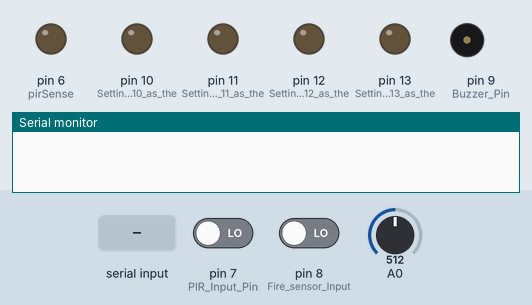
The sketch below on a simulated Arduino Leonardo, built with avr-gcc and run on an emulated ATmega32U4. Shown: output pins drawn as LEDs (lit = HIGH), buzzer (waves = sounding, pin HIGH), the last lines printed to the serial monitor. The inputs (shaded band) are chosen by the test bench; at power-on: pin 7 (PIR_Input_Pin) LOW, pin 8 (Fire_sensor_Input) LOW, A0 = 512. The modem accepts every AT command (registered, SIM ready, sends succeed) and sends nothing else.

Above: at 0.8 s.
0.9 s: "90,45\n" received over the second serial link
3.5 s: "1\n" received over the second serial link
At 28.5 s:
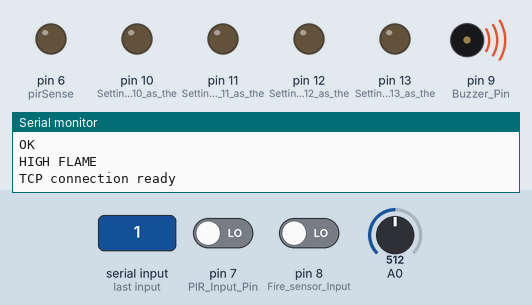
Timing chart, 0 to 29.5 s (numbered marks = the images above; inputs shaded):
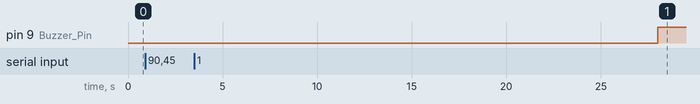

The sketch:

esp8266-home-automation.ino
```cpp
/*
============================================================================
Created by Aditya Patel
Email: me@pateladitya.com
================================================================================
*/
#include <Metro.h>

#define DEBUG true
int Flame = HIGH;
int signal = LOW;
int pirState = LOW;
String pir = "No";
float current=0;
const unsigned long sampleTime = 10000UL;
const unsigned long numSamples = 250UL;
const unsigned long sampleInterval = sampleTime/numSamples;
const int adc_zero = 516;

String server = "your server url"; // www.example.com, this location should contain the esp.php file
String uri = "/esp.php"; //if your server url does not contain esp.php file, edit the path accordingly
String data;


Metro metro0 = Metro(250);
Metro metro1 = Metro(10000);
Metro metro2 = Metro(5000);
Metro metro3 = Metro(10000);
Metro metro4 = Metro(15000);


void setup()
{
  Serial.begin(9600);   // Setting the baudrate to 9600
  Serial1.begin(9600);  // Set it according to your esp’s baudrate. Different esp’s have different baud rates.
  pinMode(10,OUTPUT);   // Setting the pin 10 as the output pin.
  digitalWrite(10,LOW); // Making it low.
  pinMode(11,OUTPUT);   // Setting the pin 11 as the output pin.
  digitalWrite(11,LOW); // Making it low.
  pinMode(12,OUTPUT);   // Setting the pin 12 as the output pin..
  digitalWrite(12,LOW); // Making pin 12 low.
  pinMode(13,OUTPUT);   // Setting the pin 13 as the output pin.
  digitalWrite(13,LOW); // Making pin 13 low.
  pinMode(8,INPUT); //Fire sensor Input
  pinMode(9,OUTPUT); //Buzzer Pin
  pinMode(7,INPUT); //PIR Input Pin
  pinMode(6,OUTPUT);
  sendData("AT\r\n",2000,DEBUG);
  sendData("AT+RST\r\n",2000,DEBUG);
  sendData("AT+CWMODE=1\r\n",1000,DEBUG);
  sendData("AT+CWJAP=\"ssid\",\"password\"\r\n",10000,DEBUG); //replace the wifi ssid and password with your data.
  delay(10000);
  sendData("AT+CIFSR\r\n",1000,DEBUG);          // This will get ip address and will show it, put it in your html file
  sendData("AT+CIPMUX=1\r\n",1000,DEBUG);
  sendData("AT+CIPSERVER=1,343\r\n",1000,DEBUG); // This will set the server on port 343, you can keep it anything
}
void loop()
{
  if (metro0.check() == 1) {
  switchingControl();
  }
  if (metro1.check() == 1) {
  fireSense();
  }
  if (metro2.check() == 1) {
  pirSense();
  }
  if (metro3.check() == 1) {
  CurrentSense();
  }
  if (metro4.check() == 1) {
  httppost();
  }

}
String sendData(String command, const int timeout, boolean debug) // Function to send the data to the Serial1
{
  String response = "";
  Serial1.print(command);
  long int time = millis();
  while( (time+timeout) > millis())
  {
    while(Serial1.available())
    {
      char c = Serial1.read();
      response+=c;
    }
  }
  if(debug)
  {
    Serial.print(response);
  }
  return response;
}
void httppost(){

  data = "current=" + String(current) + "&human=" + pir;
  Serial1.println("AT+CIPSTART=3,\"TCP\",\"" + server + "\",80\r\n");//start a TCP connection.

if( Serial1.find("OK")) {

Serial.println("TCP connection ready");

} delay(1000);

String postRequest =

"POST " + uri + " HTTP/1.0\r\n" +

"Host: " + server + "\r\n" +

"Accept: *" + "/" + "*\r\n" +

"Content-Length: " + data.length() + "\r\n" +

"Content-Type: application/x-www-form-urlencoded\r\n" +

"\r\n" + data + "\r\n";

String sendCmd = "AT+CIPSEND=3,";//determine the number of caracters to be sent.
sendCmd +=String(postRequest.length());
sendCmd += "\r\n";
Serial1.println(sendCmd);


delay(500);

if(Serial1.find(">")) { Serial.println("Sending..");
Serial1.print(postRequest);

if( Serial1.find("SEND OK")) { Serial.println("Packet sent");

while (Serial1.available()) {

String tmpRSerial1 = Serial1.readString();

Serial.println(tmpRSerial1);

}

// close the connection

Serial1.println("AT+CIPCLOSE=3\r\n");

}

}
}

void CurrentSense()
{
  unsigned long currentAcc = 0;
  unsigned int count = 0;
  unsigned long prevMicros = micros() - sampleInterval;
  while (count < numSamples)
  {
    if (micros() - prevMicros >= sampleInterval)
    {
      long adc_raw = analogRead( A0 ) - adc_zero;
      currentAcc += (unsigned long)(adc_raw * adc_raw);
      ++count;
      prevMicros += sampleInterval;
    }
  }

float rms = (sqrt((float)currentAcc/(float)numSamples) * (50 / 1024.0));
rms=rms-0.10;
if (rms<0.1)
{
 rms=0;
}

current=rms;

}
void switchingControl()
{
  if(Serial1.available())
  {
    if(Serial1.find("+IPD,"))
    {
      delay(1000);
      int connectionId = Serial1.read()-48;
      Serial1.find("pin=");
      int pinNumber = (Serial1.read()-48)*10;
      pinNumber += (Serial1.read()-48);
      Serial.println(pinNumber);
    switch (pinNumber) {
    case 11:
    digitalWrite(10, LOW);
    break;
    case 12:
    digitalWrite(10, HIGH);
    break;
    case 13:
    digitalWrite(11, LOW);
    break;
    case 14:
    digitalWrite(11, HIGH);
    break;
    case 15:
    digitalWrite(12, LOW);
    break;
    case 16:
    digitalWrite(12, HIGH);
    break;
    case 17:
    digitalWrite(13, LOW);
    break;
    case 18:
    digitalWrite(13, HIGH);
    break;
    case 19:
    digitalWrite(6, LOW);
    break;
    case 20:
    digitalWrite(6, HIGH);
    break;

    }

      // The following commands will close the connection
      String closeCommand = "AT+CIPCLOSE=";
      closeCommand+=connectionId;
      closeCommand+="\r\n";
      sendData(closeCommand,1000,DEBUG);     // Sending the data to the Serial1 to close the command
    }
  }
}

void fireSense()
{
  Flame = digitalRead(8);
 if (Flame== LOW)
 {
 Serial.println("HIGH FLAME");
 digitalWrite(9, HIGH);

 }
 else
 {
 digitalWrite(9, LOW);
 }
}

void pirSense()
{
  signal = digitalRead(7);  // read input value
if(digitalRead(6) == HIGH){
  if (signal == HIGH) {            // check if the input is HIGH
    digitalWrite(9, HIGH);  // turn Buzzer ON
    Serial.println("Motion");
    if (pirState == LOW) {     // we have just turned on
      Serial.println("Motion detected!");
      pirState = HIGH;
      pir = "Yes";
    }
  } else {
    digitalWrite(9, LOW); // turn Buzzer OFF
    Serial.println("No Motion");
    if (pirState == HIGH){
      // we have just turned of
      Serial.println("Motion ended!");
      pirState = LOW;
      pir = "No";
  }
  }
}
}
```
